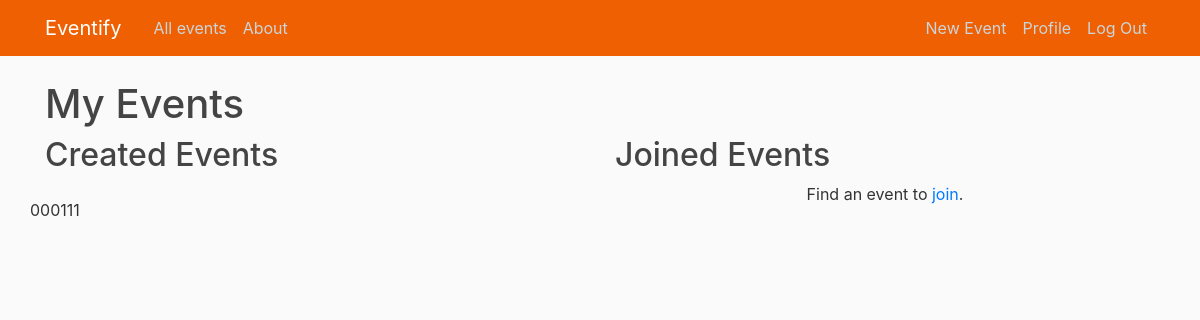
The app's page /my_events/ (signed in), older data.
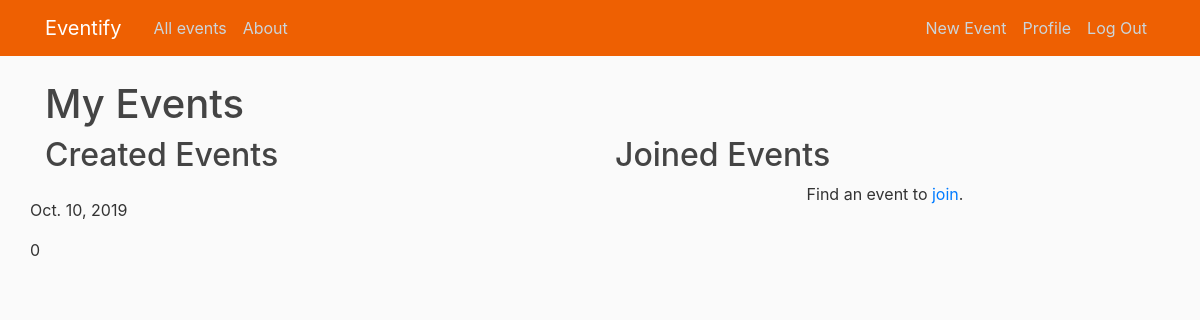
The same page, newer data.
### event/models.py (models this page shows, shortened)
class Post(models.Model):
    title = models.CharField(max_length=100)
    date_posted = models.DateTimeField(default=timezone.now)
    author = models.ForeignKey(User, on_delete=models.CASCADE, null=True)
    attendees = models.ManyToManyField(User, related_name='attendees')
    start_date = models.DateTimeField(null=True)
    end_date = models.DateTimeField(null=True)
    attendance_limit = models.IntegerField(null=True, default=10000)
    location = models.CharField(max_length=100, null=True)
    content = models.TextField()
    image = models.ImageField(default="default_event.jpg", upload_to="event_images")
    is_private = models.BooleanField(default=False)
    class Meta:
       ordering = ['-start_date']

### event/views.py (the view)
# urls.py: path('my_events/', event_views.HtmlRender.myEvents, name='my-events'),
    @login_required
    def myEvents(request):
        user = request.user
        try:
            created_events = Post.objects.filter(author=user)
            joined_events = Post.objects.filter(attendees=user)
        except TypeError:
            return redirect('users/templates/users/login.html')
        context = {
            'page': 'myEvents',
            'coverHeading': 'My Events',
            'created_events': created_events,
            'joined_events': joined_events
        }
        return render(request, 'event/my_events.html', context)

### event/templates/event/my_events.html (shortened to what this page needs)
{% extends "event/base.html" %}
{% block content %}
     <main role="main" class="inner cover">
         <h1 class="cover-heading">{{ coverHeading }}</h1>
         <div class="row">
              <div class="col-sm-12 col-lg-6 created-events">
                  <h2>Created Events <a href="{% url 'my-events' %}"></a></h2>
                  {% if created_events %}
                        <div class="row event-search-results">
                            {% for event in created_events %}
                                <div class="event-preview" data-id="{{ event.id }}">
                                    <p>{{ event.start_date.date }}</p>
                                    <span  class="attendee-count">
                                        {{ event.attendees.all.count }}
                                    </span>
                                </div>
                            {% endfor %}
                        </div>
                  {% else %}
                        <p class="text center">
                            No events created.
                        </p>
                  {% endif %}
              </div>
              <div class="col-sm-12 col-lg-6 joined-events">
                    <h2>Joined Events</h2>
                    {% if joined_events %}
                        <div class="row event-search-results">
                            {% for event in joined_events %}
                                <div class="event-preview" data-id="{{ event.id }}">
                                    {% csrf_token %}
                                    <p>{{ event.name|truncatechars:18 }}</p>
                                    <p>{{ event.start_date.date }}</p>
                                    <span>
                                        <i class="fa fa-users" aria-hidden="true"></i>
                                    </span>
                                    <span  class="attendee-count">
                                        {{ event.attendees.all.count }}
                                    </span>
                                </div>
                            {% endfor %}
                        </div>
                    {% else %}
                        <p class="text-center">
                            Find an event to <a href="{% url 'all-events' %}">join</a>.
                        </p>
                    {% endif %}
              </div>
         </div>
     </main>
{% endblock %}

Row changes from the older to the newer data that the page shows:
removed Post: attendees.all.count "0"
removed Post: attendees.all.count "0"
removed Post: attendees.all.count "0"
removed Post: attendees.all.count "1"
removed Post: attendees.all.count "1"
removed Post: attendees.all.count "1"
added Post: start_date "Oct. 10, 2019", attendees.all.count "0"
